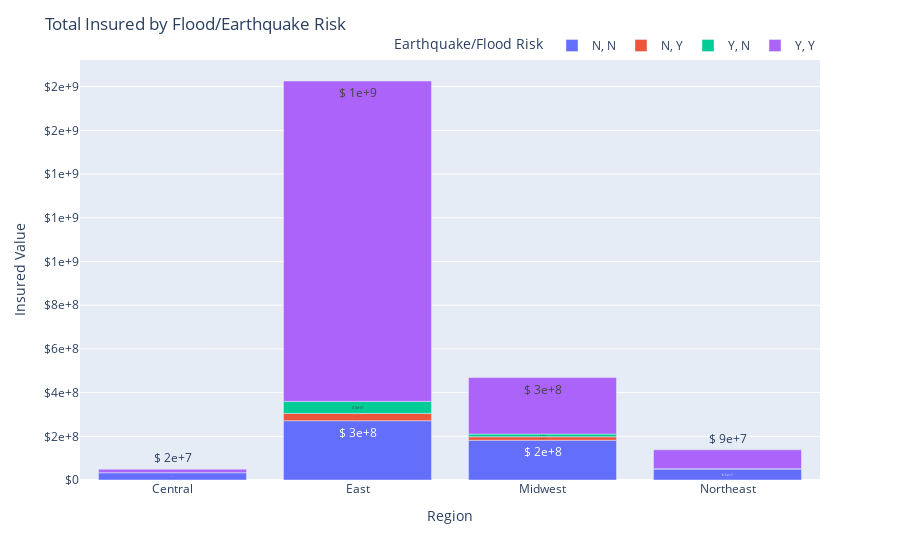

Notebook code cell kept with this figure:
### Code cell
fig = px.bar(upskill_df.groupby(['Earthquake/Flood Risk','Region'])['Insured Value'].sum().reset_index(), 
                 x='Region', 
                 y='Insured Value',
                 text='Insured Value',
                 color='Earthquake/Flood Risk',
            )
         
fig.update_traces(texttemplate='$%{text:5,.0}', textposition='auto',)
fig.update_yaxes(tickformat='$5,.0')

fig.update_layout(title='Total Insured by Flood/Earthquake Risk',
                 legend=dict(orientation="h",                            
                             yanchor="bottom",
                             y=1,                             
                             xanchor="right",                             
                             x=1                                
                            )
                 
                 )
fig.show()

### Figure 1 — Plotly figure (JSON) as saved in the notebook; plotly's stock layout.template omitted (floating-point values rounded to 4 significant figures)
{"data": [{"alignmentgroup": "True", "hovertemplate": "Earthquake/Flood Risk=N, N<br>Region=%{x}<br>Insured Value=%{text}<extra></extra>", "legendgroup": "N, N", "marker": {"color": "#636efa"}, "name": "N, N", "offsetgroup": "N, N", "orientation": "v", "showlegend": true, "text": [33278793, 271242839, 181899403, 50047467], "textposition": "auto", "texttemplate": "$%{text:5,.0}", "type": "bar", "x": ["Central", "East", "Midwest", "Northeast"], "xaxis": "x", "y": [33278793, 271242839, 181899403, 50047467], "yaxis": "y"}, {"alignmentgroup": "True", "hovertemplate": "Earthquake/Flood Risk=N, Y<br>Region=%{x}<br>Insured Value=%{text}<extra></extra>", "legendgroup": "N, Y", "marker": {"color": "#EF553B"}, "name": "N, Y", "offsetgroup": "N, Y", "orientation": "v", "showlegend": true, "text": [33637340, 15994050, 1806500], "textposition": "auto", "texttemplate": "$%{text:5,.0}", "type": "bar", "x": ["East", "Midwest", "Northeast"], "xaxis": "x", "y": [33637340, 15994050, 1806500], "yaxis": "y"}, {"alignmentgroup": "True", "hovertemplate": "Earthquake/Flood Risk=Y, N<br>Region=%{x}<br>Insured Value=%{text}<extra></extra>", "legendgroup": "Y, N", "marker": {"color": "#00cc96"}, "name": "Y, N", "offsetgroup": "Y, N", "orientation": "v", "showlegend": true, "text": [54914895, 12425752], "textposition": "auto", "texttemplate": "$%{text:5,.0}", "type": "bar", "x": ["East", "Midwest"], "xaxis": "x", "y": [54914895, 12425752], "yaxis": "y"}, {"alignmentgroup": "True", "hovertemplate": "Earthquake/Flood Risk=Y, Y<br>Region=%{x}<br>Insured Value=%{text}<extra></extra>", "legendgroup": "Y, Y", "marker": {"color": "#ab63fa"}, "name": "Y, Y", "offsetgroup": "Y, Y", "orientation": "v", "showlegend": true, "text": [15994800, 1466226744, 258407897, 86329001], "textposition": "auto", "texttemplate": "$%{text:5,.0}", "type": "bar", "x": ["Central", "East", "Midwest", "Northeast"], "xaxis": "x", "y": [15994800, 1466226744, 258407897, 86329001], "yaxis": "y"}], "layout": {"barmode": "relative", "legend": {"orientation": "h", "title": {"text": "Earthquake/Flood Risk"}, "tracegroupgap": 0, "x": 1, "xanchor": "right", "y": 1, "yanchor": "bottom"}, "margin": {"t": 60}, "title": {"text": "Total Insured by Flood/Earthquake Risk"}, "xaxis": {"anchor": "y", "domain": [0, 1], "title": {"text": "Region"}}, "yaxis": {"anchor": "x", "domain": [0, 1], "tickformat": "$5,.0", "title": {"text": "Insured Value"}}}}
